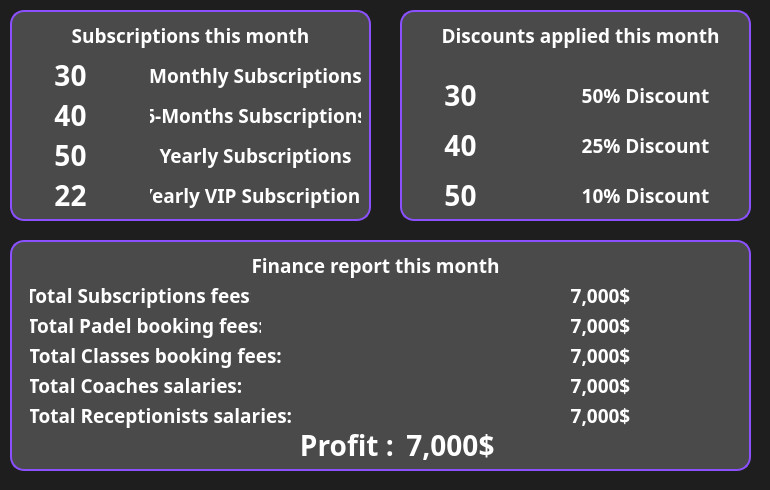
<?xml version="1.0" encoding="UTF-8"?>
<ui version="4.0">
 <class>Manager_DashboardClass</class>
 <widget class="QWidget" name="Manager_DashboardClass">
  <property name="geometry">
   <rect>
    <x>0</x>
    <y>0</y>
    <width>770</width>
    <height>490</height>
   </rect>
  </property>
  <property name="windowTitle">
   <string>Form</string>
  </property>
  <property name="styleSheet">
   <string notr="true">QWidget#Manager_DashboardClass{background-color:#1e1e1e;}</string>
  </property>
  <widget class="QWidget" name="subscriptionsWidget" native="true">
   <property name="geometry">
    <rect>
     <x>10</x>
     <y>10</y>
     <width>361</width>
     <height>211</height>
    </rect>
   </property>
   <property name="styleSheet">
    <string notr="true">QWidget#subscriptionsWidget{
	background-color: #4A4A4A;
    border: 2px solid #8B50FF ;
    border-radius: 14px;
}</string>
   </property>
   <widget class="QLabel" name="subsTitle">
    <property name="geometry">
     <rect>
      <x>0</x>
      <y>10</y>
      <width>361</width>
      <height>31</height>
     </rect>
    </property>
    <property name="font">
     <font>
      <family>Futura</family>
      <pointsize>14</pointsize>
      <bold>true</bold>
     </font>
    </property>
    <property name="styleSheet">
     <string notr="true">background-color: transparent;
color: white;
</string>
    </property>
    <property name="text">
     <string>Subscriptions this month</string>
    </property>
    <property name="alignment">
     <set>Qt::AlignmentFlag::AlignCenter</set>
    </property>
   </widget>
   <widget class="QLabel" name="MonthCounter">
    <property name="geometry">
     <rect>
      <x>-10</x>
      <y>50</y>
      <width>141</width>
      <height>31</height>
     </rect>
    </property>
    <property name="font">
     <font>
      <family>Futura</family>
      <pointsize>21</pointsize>
      <bold>true</bold>
     </font>
    </property>
    <property name="styleSheet">
     <string notr="true">background-color: transparent;
color: white;
</string>
    </property>
    <property name="text">
     <string>30</string>
    </property>
    <property name="alignment">
     <set>Qt::AlignmentFlag::AlignCenter</set>
    </property>
   </widget>
   <widget class="QLabel" name="MonthLabel">
    <property name="geometry">
     <rect>
      <x>140</x>
      <y>50</y>
      <width>211</width>
      <height>31</height>
     </rect>
    </property>
    <property name="font">
     <font>
      <family>Futura</family>
      <pointsize>14</pointsize>
      <bold>true</bold>
     </font>
    </property>
    <property name="styleSheet">
     <string notr="true">background-color: transparent;
color: white;
</string>
    </property>
    <property name="text">
     <string>Monthly Subscriptions</string>
    </property>
    <property name="alignment">
     <set>Qt::AlignmentFlag::AlignCenter</set>
    </property>
   </widget>
   <widget class="QLabel" name="sixMonthLabel">
    <property name="geometry">
     <rect>
      <x>140</x>
      <y>90</y>
      <width>211</width>
      <height>31</height>
     </rect>
    </property>
    <property name="font">
     <font>
      <family>Futura</family>
      <pointsize>14</pointsize>
      <bold>true</bold>
     </font>
    </property>
    <property name="styleSheet">
     <string notr="true">background-color: transparent;
color: white;
</string>
    </property>
    <property name="text">
     <string>6-Months Subscriptions</string>
    </property>
    <property name="alignment">
     <set>Qt::AlignmentFlag::AlignCenter</set>
    </property>
   </widget>
   <widget class="QLabel" name="YearLabel">
    <property name="geometry">
     <rect>
      <x>140</x>
      <y>130</y>
      <width>211</width>
      <height>31</height>
     </rect>
    </property>
    <property name="font">
     <font>
      <family>Futura</family>
      <pointsize>14</pointsize>
      <bold>true</bold>
     </font>
    </property>
    <property name="styleSheet">
     <string notr="true">background-color: transparent;
color: white;
</string>
    </property>
    <property name="text">
     <string>Yearly Subscriptions</string>
    </property>
    <property name="alignment">
     <set>Qt::AlignmentFlag::AlignCenter</set>
    </property>
   </widget>
   <widget class="QLabel" name="sixMonthCounter">
    <property name="geometry">
     <rect>
      <x>-10</x>
      <y>90</y>
      <width>141</width>
      <height>31</height>
     </rect>
    </property>
    <property name="font">
     <font>
      <family>Futura</family>
      <pointsize>21</pointsize>
      <bold>true</bold>
     </font>
    </property>
    <property name="styleSheet">
     <string notr="true">background-color: transparent;
color: white;
</string>
    </property>
    <property name="text">
     <string>40</string>
    </property>
    <property name="alignment">
     <set>Qt::AlignmentFlag::AlignCenter</set>
    </property>
   </widget>
   <widget class="QLabel" name="YearCounter">
    <property name="geometry">
     <rect>
      <x>-10</x>
      <y>130</y>
      <width>141</width>
      <height>31</height>
     </rect>
    </property>
    <property name="font">
     <font>
      <family>Futura</family>
      <pointsize>21</pointsize>
      <bold>true</bold>
     </font>
    </property>
    <property name="styleSheet">
     <string notr="true">background-color: transparent;
color: white;
</string>
    </property>
    <property name="text">
     <string>50</string>
    </property>
    <property name="alignment">
     <set>Qt::AlignmentFlag::AlignCenter</set>
    </property>
   </widget>
   <widget class="QLabel" name="VIPCounter">
    <property name="geometry">
     <rect>
      <x>-10</x>
      <y>170</y>
      <width>141</width>
      <height>31</height>
     </rect>
    </property>
    <property name="font">
     <font>
      <family>Futura</family>
      <pointsize>21</pointsize>
      <bold>true</bold>
     </font>
    </property>
    <property name="styleSheet">
     <string notr="true">background-color: transparent;
color: white;
</string>
    </property>
    <property name="text">
     <string>22</string>
    </property>
    <property name="alignment">
     <set>Qt::AlignmentFlag::AlignCenter</set>
    </property>
   </widget>
   <widget class="QLabel" name="VIPLabel">
    <property name="geometry">
     <rect>
      <x>140</x>
      <y>170</y>
      <width>211</width>
      <height>31</height>
     </rect>
    </property>
    <property name="font">
     <font>
      <family>Futura</family>
      <pointsize>14</pointsize>
      <bold>true</bold>
     </font>
    </property>
    <property name="styleSheet">
     <string notr="true">background-color: transparent;
color: white;
</string>
    </property>
    <property name="text">
     <string>Yearly VIP Subscriptions</string>
    </property>
    <property name="alignment">
     <set>Qt::AlignmentFlag::AlignCenter</set>
    </property>
   </widget>
  </widget>
  <widget class="QWidget" name="discountsWidget" native="true">
   <property name="geometry">
    <rect>
     <x>400</x>
     <y>10</y>
     <width>351</width>
     <height>211</height>
    </rect>
   </property>
   <property name="styleSheet">
    <string notr="true">QWidget#discountsWidget{
	background-color: #4A4A4A;
    border: 2px solid #8B50FF ;
    border-radius: 14px;
}</string>
   </property>
   <widget class="QLabel" name="discountTitle">
    <property name="geometry">
     <rect>
      <x>0</x>
      <y>10</y>
      <width>361</width>
      <height>31</height>
     </rect>
    </property>
    <property name="font">
     <font>
      <family>Futura</family>
      <pointsize>14</pointsize>
      <bold>true</bold>
     </font>
    </property>
    <property name="styleSheet">
     <string notr="true">background-color: transparent;
color: white;
</string>
    </property>
    <property name="text">
     <string>Discounts applied this month</string>
    </property>
    <property name="alignment">
     <set>Qt::AlignmentFlag::AlignCenter</set>
    </property>
   </widget>
   <widget class="QLabel" name="halfCounter">
    <property name="geometry">
     <rect>
      <x>-10</x>
      <y>70</y>
      <width>141</width>
      <height>31</height>
     </rect>
    </property>
    <property name="font">
     <font>
      <family>Futura</family>
      <pointsize>21</pointsize>
      <bold>true</bold>
     </font>
    </property>
    <property name="styleSheet">
     <string notr="true">background-color: transparent;
color: white;
</string>
    </property>
    <property name="text">
     <string>30</string>
    </property>
    <property name="alignment">
     <set>Qt::AlignmentFlag::AlignCenter</set>
    </property>
   </widget>
   <widget class="QLabel" name="halfLabel">
    <property name="geometry">
     <rect>
      <x>140</x>
      <y>70</y>
      <width>211</width>
      <height>31</height>
     </rect>
    </property>
    <property name="font">
     <font>
      <family>Futura</family>
      <pointsize>14</pointsize>
      <bold>true</bold>
     </font>
    </property>
    <property name="styleSheet">
     <string notr="true">background-color: transparent;
color: white;
</string>
    </property>
    <property name="text">
     <string>50% Discount</string>
    </property>
    <property name="alignment">
     <set>Qt::AlignmentFlag::AlignCenter</set>
    </property>
   </widget>
   <widget class="QLabel" name="quarterLabel">
    <property name="geometry">
     <rect>
      <x>140</x>
      <y>120</y>
      <width>211</width>
      <height>31</height>
     </rect>
    </property>
    <property name="font">
     <font>
      <family>Futura</family>
      <pointsize>14</pointsize>
      <bold>true</bold>
     </font>
    </property>
    <property name="styleSheet">
     <string notr="true">background-color: transparent;
color: white;
</string>
    </property>
    <property name="text">
     <string>25% Discount</string>
    </property>
    <property name="alignment">
     <set>Qt::AlignmentFlag::AlignCenter</set>
    </property>
   </widget>
   <widget class="QLabel" name="tenthLabel">
    <property name="geometry">
     <rect>
      <x>140</x>
      <y>170</y>
      <width>211</width>
      <height>31</height>
     </rect>
    </property>
    <property name="font">
     <font>
      <family>Futura</family>
      <pointsize>14</pointsize>
      <bold>true</bold>
     </font>
    </property>
    <property name="styleSheet">
     <string notr="true">background-color: transparent;
color: white;
</string>
    </property>
    <property name="text">
     <string>10% Discount</string>
    </property>
    <property name="alignment">
     <set>Qt::AlignmentFlag::AlignCenter</set>
    </property>
   </widget>
   <widget class="QLabel" name="quarterCounter">
    <property name="geometry">
     <rect>
      <x>-10</x>
      <y>120</y>
      <width>141</width>
      <height>31</height>
     </rect>
    </property>
    <property name="font">
     <font>
      <family>Futura</family>
      <pointsize>21</pointsize>
      <bold>true</bold>
     </font>
    </property>
    <property name="styleSheet">
     <string notr="true">background-color: transparent;
color: white;
</string>
    </property>
    <property name="text">
     <string>40</string>
    </property>
    <property name="alignment">
     <set>Qt::AlignmentFlag::AlignCenter</set>
    </property>
   </widget>
   <widget class="QLabel" name="tenthCounter">
    <property name="geometry">
     <rect>
      <x>-10</x>
      <y>170</y>
      <width>141</width>
      <height>31</height>
     </rect>
    </property>
    <property name="font">
     <font>
      <family>Futura</family>
      <pointsize>21</pointsize>
      <bold>true</bold>
     </font>
    </property>
    <property name="styleSheet">
     <string notr="true">background-color: transparent;
color: white;
</string>
    </property>
    <property name="text">
     <string>50</string>
    </property>
    <property name="alignment">
     <set>Qt::AlignmentFlag::AlignCenter</set>
    </property>
   </widget>
  </widget>
  <widget class="QWidget" name="reportWidget" native="true">
   <property name="geometry">
    <rect>
     <x>10</x>
     <y>240</y>
     <width>741</width>
     <height>231</height>
    </rect>
   </property>
   <property name="styleSheet">
    <string notr="true">QWidget#reportWidget{
	background-color: #4A4A4A;
    border: 2px solid #8B50FF ;
    border-radius: 14px;
}</string>
   </property>
   <widget class="QLabel" name="reportTitle">
    <property name="geometry">
     <rect>
      <x>0</x>
      <y>10</y>
      <width>731</width>
      <height>31</height>
     </rect>
    </property>
    <property name="font">
     <font>
      <family>Futura</family>
      <pointsize>14</pointsize>
      <bold>true</bold>
     </font>
    </property>
    <property name="styleSheet">
     <string notr="true">background-color: transparent;
color: white;
</string>
    </property>
    <property name="text">
     <string>Finance report this month</string>
    </property>
    <property name="alignment">
     <set>Qt::AlignmentFlag::AlignCenter</set>
    </property>
   </widget>
   <widget class="QLabel" name="subFeesLabel">
    <property name="geometry">
     <rect>
      <x>20</x>
      <y>40</y>
      <width>221</width>
      <height>31</height>
     </rect>
    </property>
    <property name="font">
     <font>
      <family>Futura</family>
      <pointsize>14</pointsize>
      <bold>true</bold>
     </font>
    </property>
    <property name="styleSheet">
     <string notr="true">background-color: transparent;
color: white;
</string>
    </property>
    <property name="text">
     <string>Total Subscriptions fees:</string>
    </property>
    <property name="alignment">
     <set>Qt::AlignmentFlag::AlignCenter</set>
    </property>
   </widget>
   <widget class="QLabel" name="padelFeesLabel">
    <property name="geometry">
     <rect>
      <x>20</x>
      <y>70</y>
      <width>231</width>
      <height>31</height>
     </rect>
    </property>
    <property name="font">
     <font>
      <family>Futura</family>
      <pointsize>14</pointsize>
      <bold>true</bold>
     </font>
    </property>
    <property name="styleSheet">
     <string notr="true">background-color: transparent;
color: white;
</string>
    </property>
    <property name="text">
     <string>Total Padel booking fees:</string>
    </property>
    <property name="alignment">
     <set>Qt::AlignmentFlag::AlignCenter</set>
    </property>
   </widget>
   <widget class="QLabel" name="classesFeesLabel">
    <property name="geometry">
     <rect>
      <x>20</x>
      <y>100</y>
      <width>251</width>
      <height>31</height>
     </rect>
    </property>
    <property name="font">
     <font>
      <family>Futura</family>
      <pointsize>14</pointsize>
      <bold>true</bold>
     </font>
    </property>
    <property name="styleSheet">
     <string notr="true">background-color: transparent;
color: white;
</string>
    </property>
    <property name="text">
     <string>Total Classes booking fees:</string>
    </property>
    <property name="alignment">
     <set>Qt::AlignmentFlag::AlignCenter</set>
    </property>
   </widget>
   <widget class="QLabel" name="coachSalLabel">
    <property name="geometry">
     <rect>
      <x>20</x>
      <y>130</y>
      <width>211</width>
      <height>31</height>
     </rect>
    </property>
    <property name="font">
     <font>
      <family>Futura</family>
      <pointsize>14</pointsize>
      <bold>true</bold>
     </font>
    </property>
    <property name="styleSheet">
     <string notr="true">background-color: transparent;
color: white;
</string>
    </property>
    <property name="text">
     <string>Total Coaches salaries:</string>
    </property>
    <property name="alignment">
     <set>Qt::AlignmentFlag::AlignCenter</set>
    </property>
   </widget>
   <widget class="QLabel" name="recepSalLabel">
    <property name="geometry">
     <rect>
      <x>20</x>
      <y>160</y>
      <width>261</width>
      <height>31</height>
     </rect>
    </property>
    <property name="font">
     <font>
      <family>Futura</family>
      <pointsize>14</pointsize>
      <bold>true</bold>
     </font>
    </property>
    <property name="styleSheet">
     <string notr="true">background-color: transparent;
color: white;
</string>
    </property>
    <property name="text">
     <string>Total Receptionists salaries:</string>
    </property>
    <property name="alignment">
     <set>Qt::AlignmentFlag::AlignCenter</set>
    </property>
   </widget>
   <widget class="QLabel" name="ProfitLabel">
    <property name="geometry">
     <rect>
      <x>210</x>
      <y>190</y>
      <width>261</width>
      <height>31</height>
     </rect>
    </property>
    <property name="font">
     <font>
      <family>Futura</family>
      <pointsize>21</pointsize>
      <bold>true</bold>
     </font>
    </property>
    <property name="styleSheet">
     <string notr="true">background-color: transparent;
color: white;
</string>
    </property>
    <property name="text">
     <string>Profit : </string>
    </property>
    <property name="alignment">
     <set>Qt::AlignmentFlag::AlignCenter</set>
    </property>
   </widget>
   <widget class="QLabel" name="subFeesCount">
    <property name="geometry">
     <rect>
      <x>480</x>
      <y>40</y>
      <width>221</width>
      <height>31</height>
     </rect>
    </property>
    <property name="font">
     <font>
      <family>Futura</family>
      <pointsize>14</pointsize>
      <bold>true</bold>
     </font>
    </property>
    <property name="styleSheet">
     <string notr="true">background-color: transparent;
color: white;
</string>
    </property>
    <property name="text">
     <string>7,000$</string>
    </property>
    <property name="alignment">
     <set>Qt::AlignmentFlag::AlignCenter</set>
    </property>
   </widget>
   <widget class="QLabel" name="padelFeesCount">
    <property name="geometry">
     <rect>
      <x>480</x>
      <y>70</y>
      <width>221</width>
      <height>31</height>
     </rect>
    </property>
    <property name="font">
     <font>
      <family>Futura</family>
      <pointsize>14</pointsize>
      <bold>true</bold>
     </font>
    </property>
    <property name="styleSheet">
     <string notr="true">background-color: transparent;
color: white;
</string>
    </property>
    <property name="text">
     <string>7,000$</string>
    </property>
    <property name="alignment">
     <set>Qt::AlignmentFlag::AlignCenter</set>
    </property>
   </widget>
   <widget class="QLabel" name="classesFeesCount">
    <property name="geometry">
     <rect>
      <x>480</x>
      <y>100</y>
      <width>221</width>
      <height>31</height>
     </rect>
    </property>
    <property name="font">
     <font>
      <family>Futura</family>
      <pointsize>14</pointsize>
      <bold>true</bold>
     </font>
    </property>
    <property name="styleSheet">
     <string notr="true">background-color: transparent;
color: white;
</string>
    </property>
    <property name="text">
     <string>7,000$</string>
    </property>
    <property name="alignment">
     <set>Qt::AlignmentFlag::AlignCenter</set>
    </property>
   </widget>
   <widget class="QLabel" name="coachSalCount">
    <property name="geometry">
     <rect>
      <x>480</x>
      <y>130</y>
      <width>221</width>
      <height>31</height>
     </rect>
    </property>
    <property name="font">
     <font>
      <family>Futura</family>
      <pointsize>14</pointsize>
      <bold>true</bold>
     </font>
    </property>
    <property name="styleSheet">
     <string notr="true">background-color: transparent;
color: white;
</string>
    </property>
    <property name="text">
     <string>7,000$</string>
    </property>
    <property name="alignment">
     <set>Qt::AlignmentFlag::AlignCenter</set>
    </property>
   </widget>
   <widget class="QLabel" name="recepSalCount">
    <property name="geometry">
     <rect>
      <x>480</x>
      <y>160</y>
      <width>221</width>
      <height>31</height>
     </rect>
    </property>
    <property name="font">
     <font>
      <family>Futura</family>
      <pointsize>14</pointsize>
      <bold>true</bold>
     </font>
    </property>
    <property name="styleSheet">
     <string notr="true">background-color: transparent;
color: white;
</string>
    </property>
    <property name="text">
     <string>7,000$</string>
    </property>
    <property name="alignment">
     <set>Qt::AlignmentFlag::AlignCenter</set>
    </property>
   </widget>
   <widget class="QLabel" name="ProfitCount">
    <property name="geometry">
     <rect>
      <x>370</x>
      <y>180</y>
      <width>141</width>
      <height>51</height>
     </rect>
    </property>
    <property name="font">
     <font>
      <family>Futura</family>
      <pointsize>21</pointsize>
      <bold>true</bold>
     </font>
    </property>
    <property name="styleSheet">
     <string notr="true">background-color: transparent;
color: white;
</string>
    </property>
    <property name="text">
     <string>7,000$</string>
    </property>
    <property name="alignment">
     <set>Qt::AlignmentFlag::AlignCenter</set>
    </property>
   </widget>
  </widget>
 </widget>
 <resources/>
 <connections/>
</ui>
